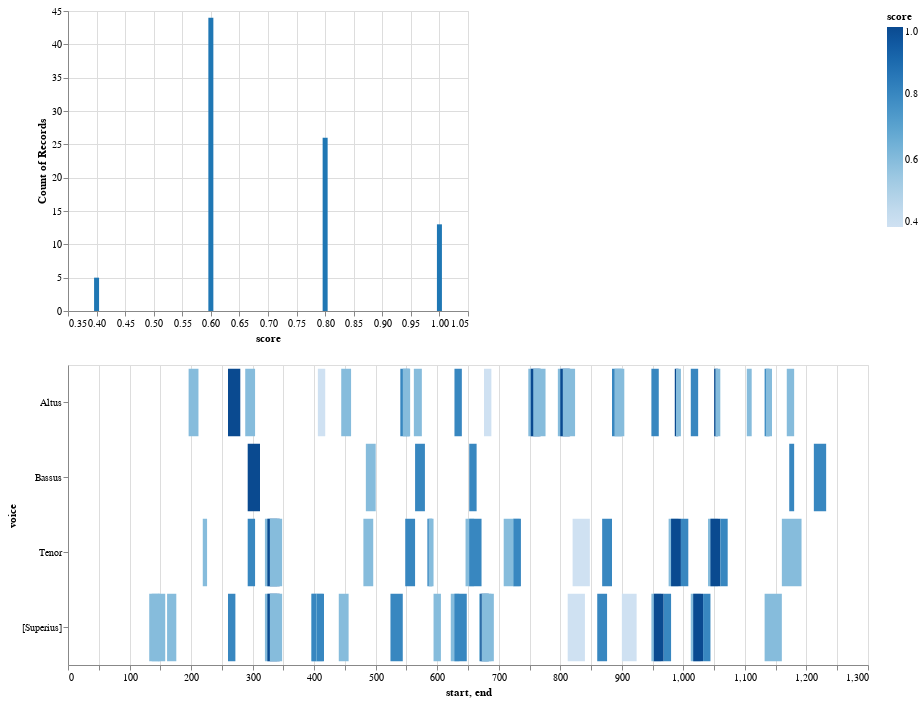

Notebook code cell kept with this figure:
### Code cell
viz.plot_close_match_heatmap(mel_ngram, '0, 1, -1, -1, -1', score_ser, dur_mel, selected_patterns=pats, compare='s')

### Figure 1 — Vega-Lite specification as saved in the notebook (floating-point values rounded to 4 significant figures)
{"config": {"view": {"continuousWidth": 400, "continuousHeight": 300}}, "vconcat": [{"mark": "bar", "encoding": {"color": {"value": "#1f77b4"}, "opacity": {"condition": {"value": 1, "test": "(datum.score > SelectorName.cutoff)"}, "value": 0.2}, "x": {"type": "quantitative", "field": "score"}, "y": {"type": "quantitative", "aggregate": "count", "field": "score"}}}, {"mark": "bar", "encoding": {"color": {"type": "quantitative", "field": "score"}, "opacity": {"condition": {"value": 1, "test": "(datum.score > SelectorName.cutoff)"}, "value": 0.2}, "tooltip": [{"type": "quantitative", "field": "start"}, {"type": "quantitative", "field": "end"}, {"type": "nominal", "field": "pattern"}, {"type": "quantitative", "field": "score"}], "x": {"type": "quantitative", "field": "start"}, "x2": {"field": "end"}, "y": {"type": "nominal", "field": "voice"}}, "height": 300, "selection": {"SelectorName": {"type": "single", "fields": ["cutoff"], "bind": {"input": "range", "max": 1.0, "min": 0.4, "name": "cutoff:", "step": 0.01}, "init": {"cutoff": 0}}, "selector016": {"type": "interval", "bind": "scales", "encodings": ["x", "y"]}}, "width": 800}], "data": {"name": "data-347e120ab985ed47f087952f8ca18543"}, "$schema": "https://vega.github.io/schema/vega-lite/v4.8.1.json", "datasets": {"data-347e120ab985ed47f087952f8ca18543": [{"start": 132.0, "voice": "[Superius]", "pattern": "0, 1, 1, -2, -1", "end": 148.0, "score": 0.6}, {"start": 136.0, "voice": "[Superius]", "pattern": "1, 1, -2, -1, -1", "end": 150.0, "score": 0.6}, {"start": 147.0, "voice": "[Superius]", "pattern": "-1, -1, -1, -1, -1", "end": 158.0, "score": 0.6}, {"start": 161.0, "voice": "[Superius]", "pattern": "-1, -1, -1, -1, -1", "end": 176.0, "score": 0.6}, {"start": 260.0, "voice": "[Superius]", "pattern": "0, 1, -1, 0, -1", "end": 272.0, "score": 0.8}, {"start": 320.0, "voice": "[Superius]", "pattern": "0, 0, 1, -1, -1", "end": 340.0, "score": 0.6}, {"start": 324.0, "voice": "[Superius]", "pattern": "0, 1, -1, -1, -1", "end": 344.0, "score": 1.0}, {"start": 328.0, "voice": "[Superius]", "pattern": "1, -1, -1, -1, -1", "end": 348.0, "score": 0.6}, {"start": 395.0, "voice": "[Superius]", "pattern": "-1, 1, 1, -1, -1", "end": 403.0, "score": 0.6}, {"start": 396.0, "voice": "[Superius]", "pattern": "1, 1, -1, -1, -1", "end": 404.0, "score": 0.8}, {"start": 403.0, "voice": "[Superius]", "pattern": "-1, 1, 1, -1, -1", "end": 414.0, "score": 0.6}, {"start": 404.0, "voice": "[Superius]", "pattern": "1, 1, -1, -1, -1", "end": 416.0, "score": 0.8}, {"start": 440.0, "voice": "[Superius]", "pattern": "1, 1, -2, -1, -1", "end": 456.0, "score": 0.6}, {"start": 524.0, "voice": "[Superius]", "pattern": "-2, 1, -1, -1, -1", "end": 544.0, "score": 0.8}, {"start": 594.0, "voice": "[Superius]", "pattern": "0, 3, -1, -1, 0", "end": 606.0, "score": 0.6}, {"start": 622.0, "voice": "[Superius]", "pattern": "0, 1, -2, 1, -1", "end": 636.0, "score": 0.6}, {"start": 628.0, "voice": "[Superius]", "pattern": "-2, 1, -1, -1, -1", "end": 648.0, "score": 0.8}, {"start": 668.0, "voice": "[Superius]", "pattern": "0, 0, 1, -1, -1", "end": 682.0, "score": 0.6}, {"start": 670.0, "voice": "[Superius]", "pattern": "0, 1, -1, -1, -1", "end": 684.0, "score": 1.0}, {"start": 672.0, "voice": "[Superius]", "pattern": "1, -1, -1, -1, -1", "end": 688.0, "score": 0.6}, {"start": 676.0, "voice": "[Superius]", "pattern": "-1, -1, -1, -1, -1", "end": 692.0, "score": 0.6}, {"start": 812.0, "voice": "[Superius]", "pattern": "0, 1, 0, -2, 0", "end": 840.0, "score": 0.4}, {"start": 860.0, "voice": "[Superius]", "pattern": "0, 3, -1, -1, -1", "end": 876.0, "score": 0.8}, {"start": 900.0, "voice": "[Superius]", "pattern": "1, 1, -2, 0, -1", "end": 924.0, "score": 0.4}, {"start": 948.0, "voice": "[Superius]", "pattern": "0, 0, 1, -1, -1", "end": 964.0, "score": 0.6}, {"start": 952.0, "voice": "[Superius]", "pattern": "0, 1, -1, -1, -1", "end": 968.0, "score": 1.0}, {"start": 968.0, "voice": "[Superius]", "pattern": "0, 2, -1, -1, -1", "end": 980.0, "score": 0.8}, {"start": 1012.0, "voice": "[Superius]", "pattern": "0, 0, 1, -1, -1", "end": 1028.0, "score": 0.6}, {"start": 1016.0, "voice": "[Superius]", "pattern": "0, 1, -1, -1, -1", "end": 1032.0, "score": 1.0}, {"start": 1032.0, "voice": "[Superius]", "pattern": "0, 2, -1, -1, -1", "end": 1044.0, "score": 0.8}, {"start": 1132.0, "voice": "[Superius]", "pattern": "-1, 1, -1, -1, 1", "end": 1160.0, "score": 0.6}, {"start": 196.0, "voice": "Altus", "pattern": "1, 1, 1, -1, -1", "end": 212.0, "score": 0.6}, {"start": 260.0, "voice": "Altus", "pattern": "0, 1, -1, -1, -1", "end": 280.0, "score": 1.0}, {"start": 288.0, "voice": "Altus", "pattern": "1, 1, -1, 0, -1", "end": 304.0, "score": 0.6}, {"start": 406.0, "voice": "Altus", "pattern": "1, 1, -2, -1, 0", "end": 418.0, "score": 0.4}, {"start": 444.0, "voice": "Altus", "pattern": "1, 1, -2, -1, -1", "end": 460.0, "score": 0.6}, {"start": 540.0, "voice": "Altus", "pattern": "-2, 1, -1, -1, -1", "end": 555.0, "score": 0.8}, {"start": 544.0, "voice": "Altus", "pattern": "1, -1, -1, -1, -1", "end": 556.0, "score": 0.6}, {"start": 562.0, "voice": "Altus", "pattern": "0, 1, -2, 0, -1", "end": 575.0, "score": 0.6}, {"start": 628.0, "voice": "Altus", "pattern": "0, 1, -1, 0, -1", "end": 640.0, "score": 0.8}, {"start": 676.0, "voice": "Altus", "pattern": "1, 2, -1, 0, -1", "end": 688.0, "score": 0.4}, {"start": 748.0, "voice": "Altus", "pattern": "0, 0, 1, -1, -1", "end": 766.0, "score": 0.6}, {"start": 752.0, "voice": "Altus", "pattern": "0, 1, -1, -1, -1", "end": 768.0, "score": 1.0}, {"start": 756.0, "voice": "Altus", "pattern": "1, -1, -1, -1, -1", "end": 776.0, "score": 0.6}, {"start": 796.0, "voice": "Altus", "pattern": "0, 0, 1, -1, -1", "end": 814.0, "score": 0.6}, {"start": 800.0, "voice": "Altus", "pattern": "0, 1, -1, -1, -1", "end": 816.0, "score": 1.0}, {"start": 804.0, "voice": "Altus", "pattern": "1, -1, -1, -1, -1", "end": 824.0, "score": 0.6}, {"start": 884.0, "voice": "Altus", "pattern": "2, 1, -1, -1, -1", "end": 900.0, "score": 0.8}, {"start": 888.0, "voice": "Altus", "pattern": "1, -1, -1, -1, -1", "end": 904.0, "score": 0.6}, {"start": 948.0, "voice": "Altus", "pattern": "0, -1, -1, -1, -1", "end": 960.0, "score": 0.8}, {"start": 986.0, "voice": "Altus", "pattern": "0, 1, -1, -1, -1", "end": 992.0, "score": 1.0}, {"start": 988.0, "voice": "Altus", "pattern": "1, -1, -1, -1, -1", "end": 996.0, "score": 0.6}, {"start": 1012.0, "voice": "Altus", "pattern": "0, -1, -1, -1, -1", "end": 1024.0, "score": 0.8}, {"start": 1050.0, "voice": "Altus", "pattern": "0, 1, -1, -1, -1", "end": 1056.0, "score": 1.0}, {"start": 1052.0, "voice": "Altus", "pattern": "1, -1, -1, -1, -1", "end": 1060.0, "score": 0.6}, {"start": 1103.0, "voice": "Altus", "pattern": "-1, 1, -2, -1, -1", "end": 1111.0, "score": 0.6}, {"start": 1132.0, "voice": "Altus", "pattern": "1, 1, -1, -1, -1", "end": 1140.0, "score": 0.8}, {"start": 1134.0, "voice": "Altus", "pattern": "1, -1, -1, -1, -1", "end": 1144.0, "score": 0.6}, {"start": 1168.0, "voice": "Altus", "pattern": "-2, 1, -1, 0, -1", "end": 1180.0, "score": 0.6}, {"start": 219.0, "voice": "Tenor", "pattern": "-1, -1, -1, -1, -1", "end": 226.0, "score": 0.6}, {"start": 292.0, "voice": "Tenor", "pattern": "0, 1, -1, 0, -1", "end": 304.0, "score": 0.8}, {"start": 320.0, "voice": "Tenor", "pattern": "0, 0, 1, -1, -1", "end": 340.0, "score": 0.6}, {"start": 324.0, "voice": "Tenor", "pattern": "0, 1, -1, -1, -1", "end": 344.0, "score": 1.0}, {"start": 328.0, "voice": "Tenor", "pattern": "1, -1, -1, -1, -1", "end": 348.0, "score": 0.6}, {"start": 480.0, "voice": "Tenor", "pattern": "1, 1, -2, -1, -1", "end": 496.0, "score": 0.6}, {"start": 548.0, "voice": "Tenor", "pattern": "-2, 1, -1, -1, -1", "end": 564.0, "score": 0.8}, {"start": 584.0, "voice": "Tenor", "pattern": "-2, 1, -1, -1, -1", "end": 592.0, "score": 0.8}, {"start": 586.0, "voice": "Tenor", "pattern": "1, -1, -1, -1, -1", "end": 594.0, "score": 0.6}, {"start": 646.0, "voice": "Tenor", "pattern": "0, 1, -2, 1, -1", "end": 660.0, "score": 0.6}, {"start": 652.0, "voice": "Tenor", "pattern": "-2, 1, -1, -1, -1", "end": 672.0, "score": 0.8}, {"start": 708.0, "voice": "Tenor", "pattern": "-1, 2, -1, -1, -1", "end": 724.0, "score": 0.6}, {"start": 723.0, "voice": "Tenor", "pattern": "-1, 1, 1, -1, -1", "end": 734.0, "score": 0.6}, {"start": 724.0, "voice": "Tenor", "pattern": "1, 1, -1, -1, -1", "end": 736.0, "score": 0.8}, {"start": 820.0, "voice": "Tenor", "pattern": "0, 1, 0, -2, 0", "end": 848.0, "score": 0.4}, {"start": 868.0, "voice": "Tenor", "pattern": "0, 3, -1, -1, -1", "end": 884.0, "score": 0.8}, {"start": 976.0, "voice": "Tenor", "pattern": "0, 0, 1, -1, -1", "end": 992.0, "score": 0.6}, {"start": 980.0, "voice": "Tenor", "pattern": "0, 1, -1, -1, -1", "end": 996.0, "score": 1.0}, {"start": 996.0, "voice": "Tenor", "pattern": "0, 2, -1, -1, -1", "end": 1008.0, "score": 0.8}, {"start": 1040.0, "voice": "Tenor", "pattern": "0, 0, 1, -1, -1", "end": 1056.0, "score": 0.6}, {"start": 1044.0, "voice": "Tenor", "pattern": "0, 1, -1, -1, -1", "end": 1060.0, "score": 1.0}, {"start": 1060.0, "voice": "Tenor", "pattern": "0, 2, -1, -1, -1", "end": 1072.0, "score": 0.8}, {"start": 1160.0, "voice": "Tenor", "pattern": "-1, 1, -1, -1, 1", "end": 1192.0, "score": 0.6}, {"start": 292.0, "voice": "Bassus", "pattern": "0, 1, -1, -1, -1", "end": 312.0, "score": 1.0}, {"start": 484.0, "voice": "Bassus", "pattern": "1, 1, -2, -1, -1", "end": 500.0, "score": 0.6}, {"start": 564.0, "voice": "Bassus", "pattern": "-2, 1, -1, -1, -1", "end": 580.0, "score": 0.8}, {"start": 652.0, "voice": "Bassus", "pattern": "0, 1, -1, 0, -1", "end": 664.0, "score": 0.8}, {"start": 1172.0, "voice": "Bassus", "pattern": "-2, 1, -1, -1, -1", "end": 1180.0, "score": 0.8}, {"start": 1212.0, "voice": "Bassus", "pattern": "0, -1, -1, -1, -1", "end": 1232.0, "score": 0.8}]}}
